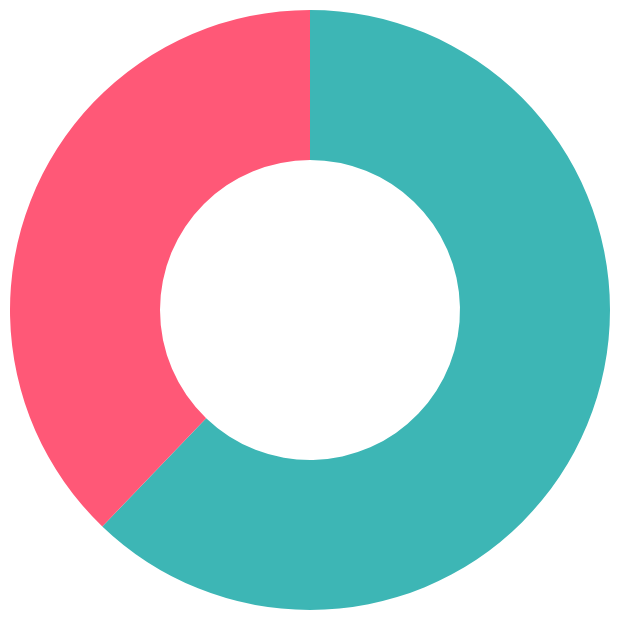
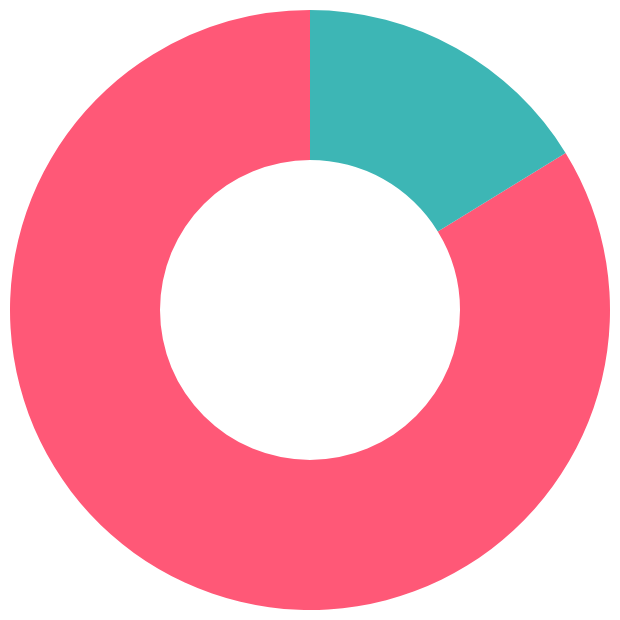

Here is the notebook cell these charts were saved with, in order:
### Code cell
import altair
import json
import pandas
import pathlib

def acmi_entities_wikidata_sync(entity_type: str) -> None:
    """
    Assess matching progress between ACMI and Wikidata by entity type. 
    """

    entity_tsv = pathlib.Path.cwd().parents[0] / 'acmi-api' / 'app' / 'tsv' / f'{entity_type.lower()}.tsv'
    entity_df = pandas.read_csv(entity_tsv, delimiter='\t', low_memory=False)
    entity_dict = entity_df[['id', 'external_references']].fillna('').to_dict('records') 

    for entity in entity_dict:
        ext = entity['external_references'].split('),(')
        ext = [{y.split(',')[0].replace('(',''):y.split(',')[1].replace(')','')} for y in ext if y]
        ext = [y for y in ext if 'Wikidata' in y]
        entity['external_references'] = ext

    for entity in entity_dict:
        entity['wikidata'] = 'Wikidata' in json.dumps(entity['external_references'])

    if entity_type == 'Creators':
        multiple_wikidata_creators = entity_dict.copy()
        multiple_wikidata_creators = [y['id'] for y in multiple_wikidata_creators if len(y['external_references']) > 1]
        multiple_wikidata_creators_df = entity_df.loc[entity_df['id'].isin(multiple_wikidata_creators)]
        if len(multiple_wikidata_creators_df):
            multiple_wikidata_creators_df.to_csv(pathlib.Path.cwd().parents[0] / 'exports' / 'multiple_wikidata_creators.csv', index=False)

    result_df = pandas.DataFrame([y['wikidata'] for y in entity_dict], columns=['result'])
    display(altair.Chart(result_df.value_counts().reset_index()).mark_arc(innerRadius=75).encode(
        theta=altair.Theta('count', sort='descending'),
        color=altair.Color('result', scale=altair.Scale(range=['#ff5877', '#3db6b5']), legend=None) 
    ))

    ratio = round((list(result_df.result).count(True)/len(result_df)*100),2)
    print(f'{ratio}% of {entity_type}')

    # TODO check how many wikidata ids, referenced by ACMI, do not exist (or, update redirects).
    # TODO check how many ACMI link claims do not exist in wikidata.

    # harvest wikidata statements.

    # TODO check how many referenced ACMI ids from wikidata do not exist.
    # TODO check how many wikidata link claims do not exist on ACMI side.

acmi_entities_wikidata_sync('Creators')
acmi_entities_wikidata_sync('Works')

### Figure 1 — Vega-Lite specification as saved in the notebook (floating-point values rounded to 4 significant figures)
{"config": {"view": {"continuousWidth": 300, "continuousHeight": 300}}, "data": {"name": "data-eccc42f74fae27068357a82bff6cbd13"}, "mark": {"type": "arc", "innerRadius": 75}, "encoding": {"color": {"field": "result", "legend": null, "scale": {"range": ["#ff5877", "#3db6b5"]}, "type": "nominal"}, "theta": {"field": "count", "sort": "descending", "type": "quantitative"}}, "$schema": "https://vega.github.io/schema/vega-lite/v5.17.0.json", "datasets": {"data-eccc42f74fae27068357a82bff6cbd13": [{"result": true, "count": 16458}, {"result": false, "count": 10014}]}}

### Figure 2 — Vega-Lite specification as saved in the notebook (floating-point values rounded to 4 significant figures)
{"config": {"view": {"continuousWidth": 300, "continuousHeight": 300}}, "data": {"name": "data-8db4e62e5056a222269fde9a61b705b1"}, "mark": {"type": "arc", "innerRadius": 75}, "encoding": {"color": {"field": "result", "legend": null, "scale": {"range": ["#ff5877", "#3db6b5"]}, "type": "nominal"}, "theta": {"field": "count", "sort": "descending", "type": "quantitative"}}, "$schema": "https://vega.github.io/schema/vega-lite/v5.17.0.json", "datasets": {"data-8db4e62e5056a222269fde9a61b705b1": [{"result": false, "count": 36204}, {"result": true, "count": 7014}]}}
